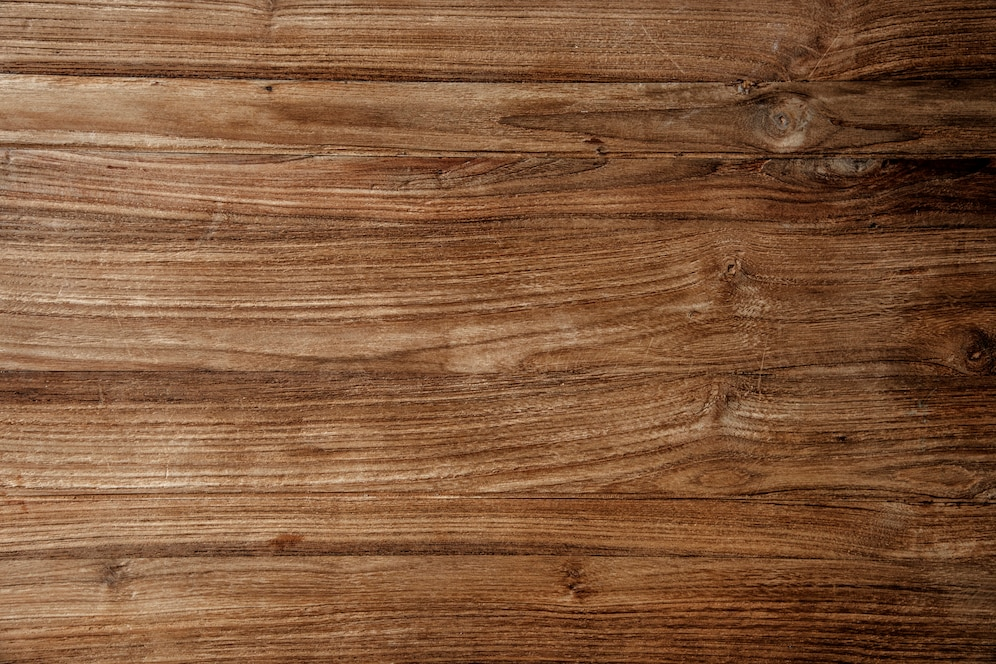
#> input picture Source/DeadKnot sample.jpg, 996 x 664 px, found by its file name; its folder holds only this picture in this run
$ python 'Wood Defect Detection App.py'
#> lines starting #> are read from the running program, lines starting #| are printed output that depends on the picture; after the words box and inside, x2 and y2 are one past the last pixel; in counts of white or black regions, pixels touching at a corner belong together
#> further down, cap is the input picture: shape (664, 996, 3); mean B, G, R 58.8, 88.9, 130.1
### CheckProcess.py
# -*- coding: utf-8 -*-
"""
Created on Mon Apr 25 02:36:34 2022

@author: kk_ta
"""
import cv2
import imutils
import numpy as np

def check_to_resize_process(frame,fileName):
#> called with fileName = 'DeadKnot sample.jpg'
    h, w, _ = frame.shape
#> h = 664; w = 996
    #display size
    print('width:  ', w)
#| width:   996
    print('height: ', h)
#| height:  664
    #check size ,show image when the file is undersize
    if w <1024 and h < 300 :
        print('This image need to resize !\n')
        cv2.imshow(fileName+": Undersized", frame)
        cv2.waitKey(0)
        return True
    else:
        print('This image is not undersized.')
        return False
# =============================================================================
# =============================================================================
def check_got_deadknot_process(frame,fileName):
    #resize
#> called with fileName = 'DeadKnot sample.jpg'
    img = imutils.resize(frame, width=1024)
    #blur
    blur = cv2.GaussianBlur(img, (9,9), 0)
    #to rgb
    hsv = cv2.cvtColor(blur, cv2.COLOR_BGR2RGB)
    #mask
    lower_red = np.array([0,0,0])
    upper_red = np.array([99,255,100])
    mask = cv2.inRange(hsv, lower_red, upper_red)
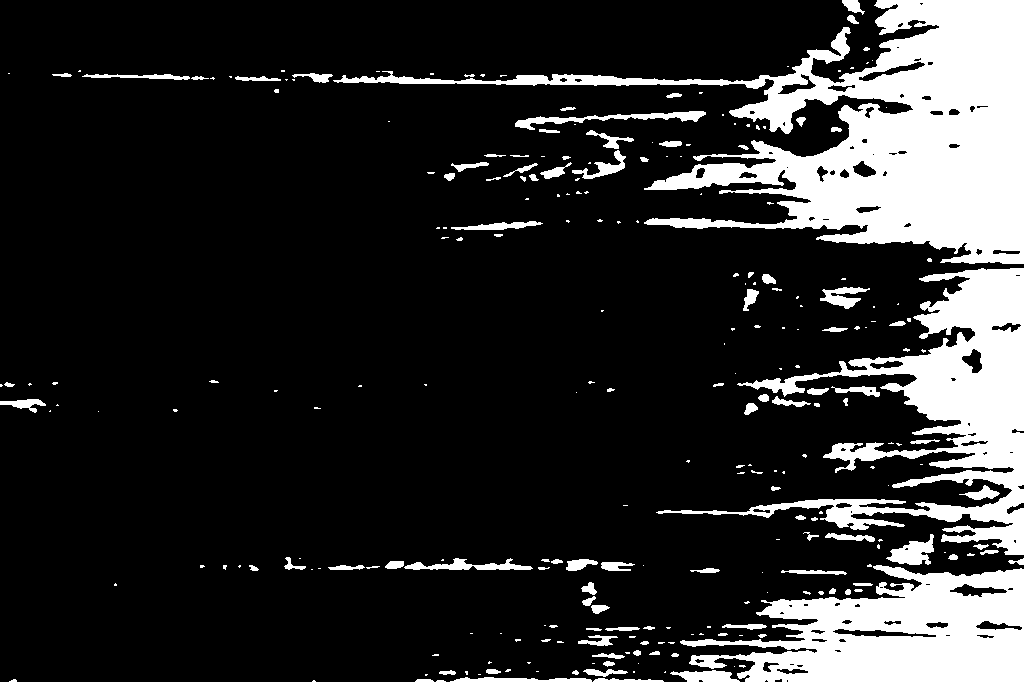
#> mask: shape (682, 1024); 17.3% white; 261 white regions (151 under 20 px), largest, box (x1, y1, x2, y2) and area: (333, 0, 1024, 264) 54851, (656, 268, 1024, 555) 27227, (680, 565, 1024, 682) 23987
    #thresh
    _, thresh = cv2.threshold(mask, 170, 255, cv2.THRESH_BINARY)
    dilated = cv2.dilate(thresh, None, iterations=1)
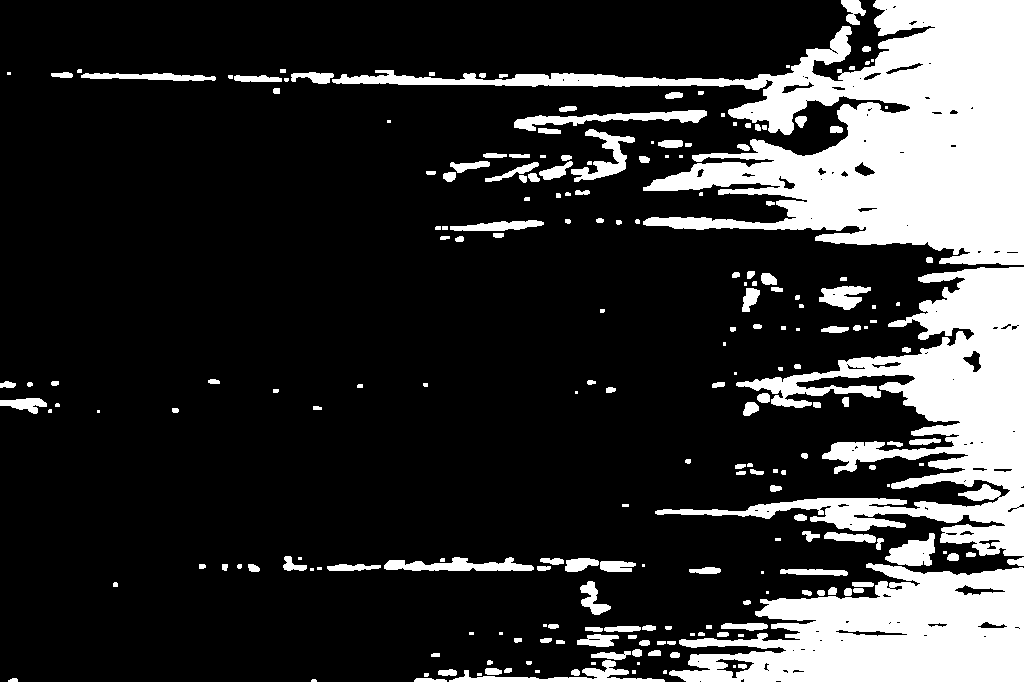
#> dilated: shape (682, 1024); 20.6% white; 221 white regions (57 under 20 px)
    #find contours
    contours, _= cv2.findContours(dilated, cv2.RETR_TREE, cv2.CHAIN_APPROX_NONE)
#> contours = 326 contours, 162 with area under 20; largest, box (x1, y1, x2, y2) and area: (332, 0, 1024, 265) 59333, (655, 267, 1024, 556) 32358, (669, 563, 1024, 682) 27344, (514, 110, 707, 131) 1354, (449, 660, 665, 682) 1100
    cv2.drawContours(img, contours, -1, (255,0 , 0), 2)
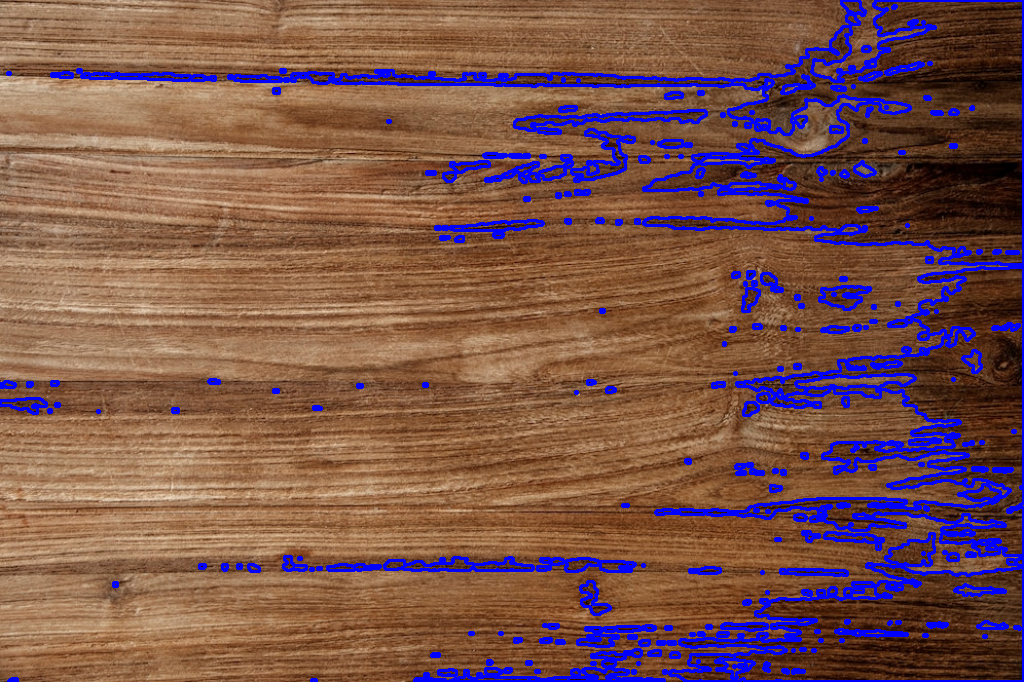
#> img: shape (682, 1024, 3); mean B, G, R 77.9, 83.3, 120.9
    #draw and count
    large=0
    for c in contours:
        (x, y, w, h) = cv2.boundingRect(c)
        if cv2.contourArea(c) < 800:
            continue
        if (w>=300 or h>=150):
            large+=1
            cv2.rectangle(img, (x, y), (x+w, y+h), (0, 0, 255), 2)
#> this loop made 326 passes
#> (x, y, w, h) on passes 1 to 12: (311, 679, 6, 3), (414, 678, 33, 4), (8, 678, 10, 4), (477, 673, 5, 3), (424, 673, 5, 4), (663, 670, 4, 4), (632, 670, 4, 4), (535, 670, 5, 3), (571, 669, 9, 7), (438, 669, 19, 7), (504, 668, 8, 5), (485, 668, 17, 7)
#> (c, x, y, w, h) on pass 21: ([[623, 654], [624, 653], [625, 654], [624, 655]], 623, 653, 3, 3)
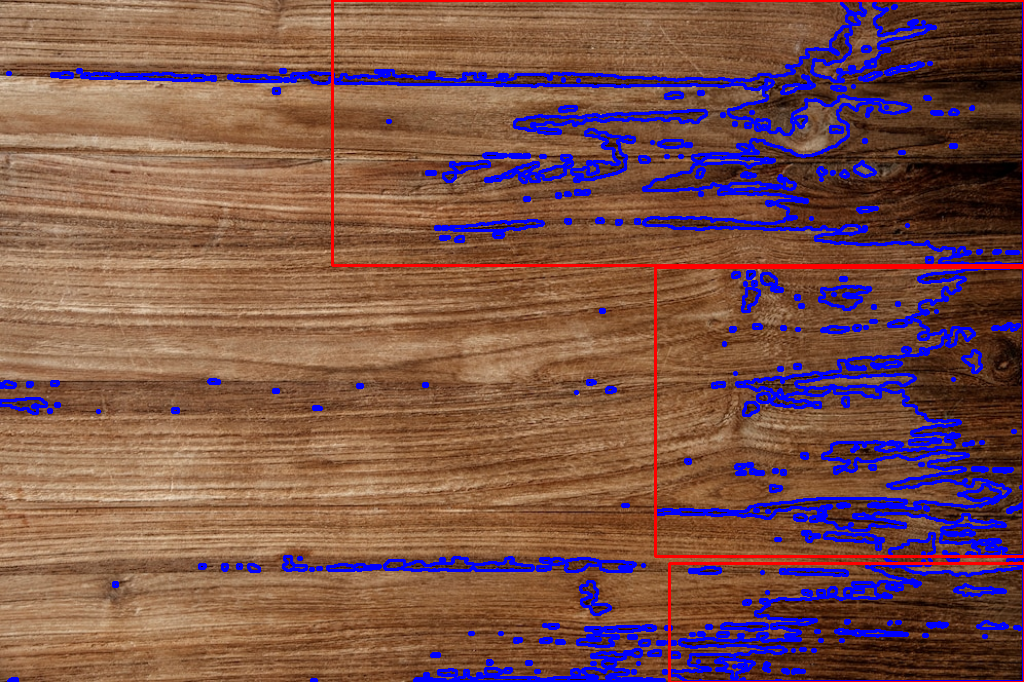
#> img: shape (682, 1024, 3); 1.34% of pixels changed, all inside (x1, y1, x2, y2) = (331, 0, 1024, 682)
#> after the loop, large = 3
    #return true if deadknot counted
    if large>=1:
        #resize result for better display
        img=imutils.resize(img,width=1024)
        cv2.imshow(fileName+": Deadknot detected: Grade C ",img)
        cv2.waitKey(0)
        return True
    else:
        return False
# =============================================================================
# =============================================================================
# [106 lines left out: functions check_got_crack_process, check_got_hole_process, check_got_smallknot_process, not called in this run]

### Wood Defect Detection App.py
# -*- coding: utf-8 -*-
"""
Created on Mon Apr 25 01:38:52 2022

@author: kk_ta
"""
import cv2
import os
import CheckProcess as cp
import imutils
    # read through all file in source folder
for file in os.listdir("Source\\"):
    file_path = "Source\\"+file
    print("\nCurrent reading file: "+file_path)
    # check file extention # uncommented if the Readfile contain jpg and png format
    if  file.endswith(".bmp") or file.endswith(".jpg") or file.endswith(".png"):
        #read file
        cap=cv2.imread(file_path)
        # check undersize process,if underdersize function return true and show image with grade
        if cp.check_to_resize_process(cap,file):
            continue
        # check deadknot process,if deadknot occurs function return true and show image with grade
        elif cp.check_got_deadknot_process(cap,file):
            continue
        # check crack process,if crack occurs function return true and show image with grade
        elif cp.check_got_crack_process(cap,file):
            continue
        # check hole process,if hole occurs function return true and show image with grade
        elif cp.check_got_hole_process(cap, file):
            continue
        # check smallknot process,if smallknot occur function return true and show image with grade
        elif cp.check_got_smallknot_process(cap, file):
            continue
        #Show image with grade A when no defect detect
        else:
            #resize result for better display
            cap=imutils.resize(cap,width=1024)
            cv2.imshow(file+": Perfect: Grade A",cap)
            cv2.waitKey(0)
    #print message when read file is not correct format
    else :
        print("Read file format incorrect")
